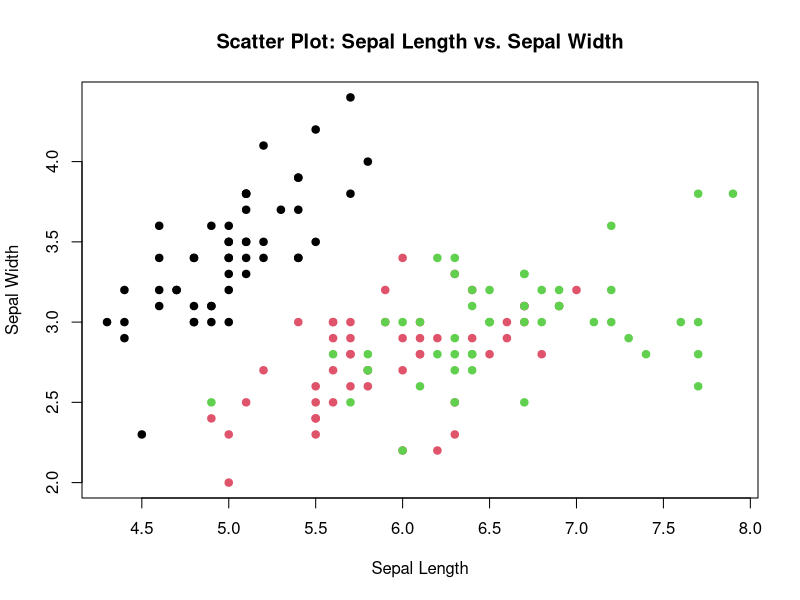
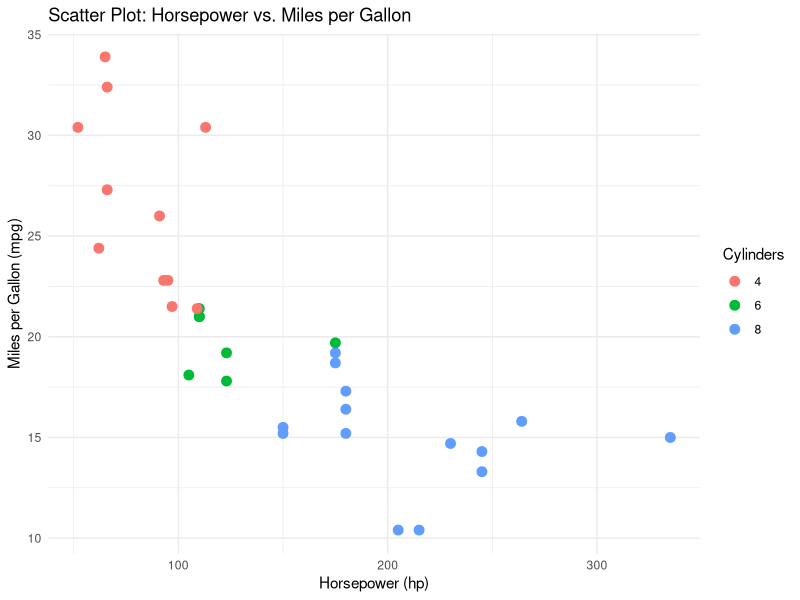
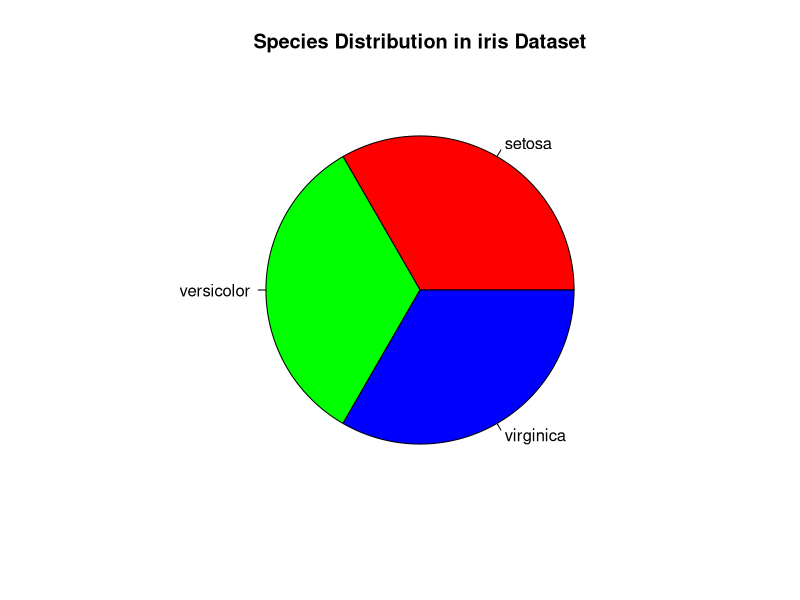
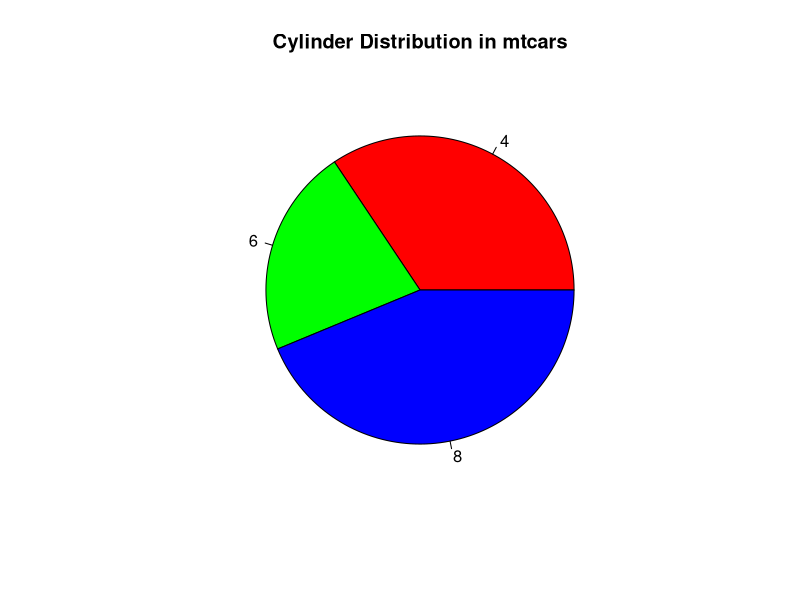
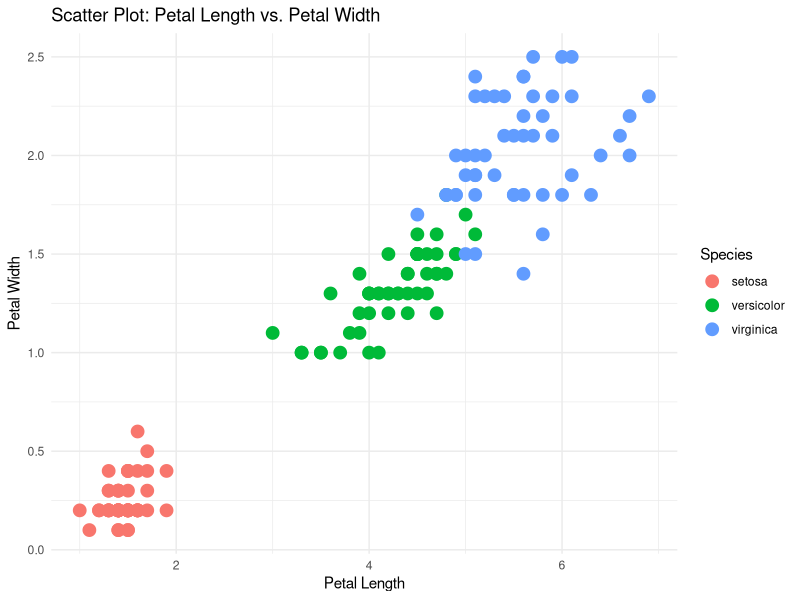

Write the R code that produced these figures, in order.
# ==============================
# 📌 Load Required Libraries
# ==============================
library(ggplot2)

# ==============================
# 📌 Task 1: Create a Scatter Plot for Sepal Length vs. Sepal Width in the iris Dataset
# ==============================

# Load iris dataset
data("iris")

# Create a scatter plot for Sepal.Length vs. Sepal.Width
# Color the points based on Species
plot(iris$Sepal.Length, iris$Sepal.Width, 
     col=iris$Species, pch=19,
     xlab="Sepal Length", ylab="Sepal Width",
     main="Scatter Plot: Sepal Length vs. Sepal Width")

# ==============================
# 📌 Task 2: Create a Scatter Plot for Horsepower vs. Miles Per Gallon in mtcars
# ==============================

# Load mtcars dataset
data("mtcars")

# Create a scatter plot for Horsepower (hp) vs. Miles per Gallon (mpg) using ggplot2
# Color the points based on number of cylinders (cyl)
ggplot(mtcars, aes(x=hp, y=mpg, color=factor(cyl))) +
  geom_point(size=3) +
  labs(title="Scatter Plot: Horsepower vs. Miles per Gallon",
       x="Horsepower (hp)", y="Miles per Gallon (mpg)", color="Cylinders") +
  theme_minimal()

# ==============================
# 📌 Task 3: Create a Pie Chart for the Species Distribution in the iris Dataset
# ==============================

# Use table() to count the species distribution
species_count <- table(iris$Species)

# Create a pie chart for species distribution
pie(species_count, main="Species Distribution in iris Dataset", col=rainbow(3))

# ==============================
# 📌 Task 4: Create a Pie Chart for Cylinder Distribution in mtcars
# ==============================

# Use table() to count cylinder distribution
cylinder_count <- table(mtcars$cyl)

# Create a pie chart for cylinder distribution
pie(cylinder_count, main="Cylinder Distribution in mtcars", col=rainbow(3))

# ==============================
# 📌 Task 5: Scatter Plot for Petal Length vs. Petal Width in iris using ggplot2
# ==============================

# Create a scatter plot for Petal.Length vs. Petal.Width using ggplot2
# Color points based on Species and adjust point size
ggplot(iris, aes(x=Petal.Length, y=Petal.Width, color=Species)) +
  geom_point(size=4) +
  labs(title="Scatter Plot: Petal Length vs. Petal Width",
       x="Petal Length", y="Petal Width", color="Species") +
  theme_minimal()

